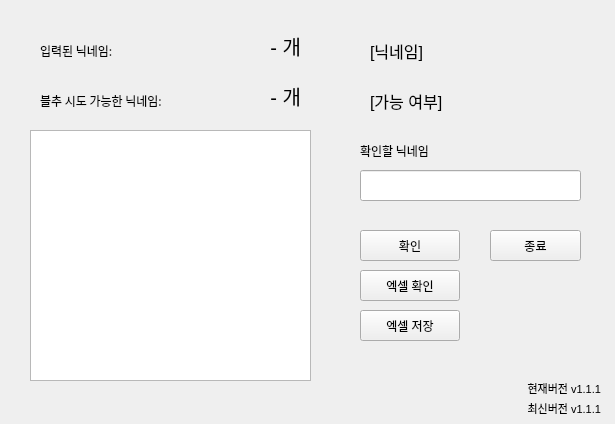
<?xml version="1.0" encoding="UTF-8"?>
<ui version="4.0">
 <class>Dialog</class>
 <widget class="QDialog" name="Dialog">
  <property name="geometry">
   <rect>
    <x>0</x>
    <y>0</y>
    <width>615</width>
    <height>424</height>
   </rect>
  </property>
  <property name="windowTitle">
   <string>Dialog</string>
  </property>
  <widget class="QPushButton" name="btn_exit">
   <property name="geometry">
    <rect>
     <x>490</x>
     <y>230</y>
     <width>91</width>
     <height>31</height>
    </rect>
   </property>
   <property name="focusPolicy">
    <enum>Qt::NoFocus</enum>
   </property>
   <property name="autoFillBackground">
    <bool>false</bool>
   </property>
   <property name="text">
    <string>종료</string>
   </property>
  </widget>
  <widget class="QLabel" name="nicknameCount">
   <property name="geometry">
    <rect>
     <x>220</x>
     <y>30</y>
     <width>81</width>
     <height>31</height>
    </rect>
   </property>
   <property name="font">
    <font>
     <pointsize>15</pointsize>
    </font>
   </property>
   <property name="layoutDirection">
    <enum>Qt::LeftToRight</enum>
   </property>
   <property name="text">
    <string>- 개</string>
   </property>
   <property name="alignment">
    <set>Qt::AlignRight|Qt::AlignTrailing|Qt::AlignVCenter</set>
   </property>
  </widget>
  <widget class="QLabel" name="label_4">
   <property name="geometry">
    <rect>
     <x>40</x>
     <y>40</y>
     <width>161</width>
     <height>21</height>
    </rect>
   </property>
   <property name="font">
    <font>
     <family>굴림</family>
     <pointsize>9</pointsize>
    </font>
   </property>
   <property name="text">
    <string>입력된 닉네임:</string>
   </property>
   <property name="textFormat">
    <enum>Qt::AutoText</enum>
   </property>
  </widget>
  <widget class="QTextBrowser" name="validList">
   <property name="geometry">
    <rect>
     <x>30</x>
     <y>130</y>
     <width>281</width>
     <height>251</height>
    </rect>
   </property>
   <property name="font">
    <font>
     <family>맑은 고딕</family>
     <pointsize>9</pointsize>
    </font>
   </property>
  </widget>
  <widget class="QPushButton" name="btn_check">
   <property name="geometry">
    <rect>
     <x>360</x>
     <y>270</y>
     <width>100</width>
     <height>31</height>
    </rect>
   </property>
   <property name="focusPolicy">
    <enum>Qt::NoFocus</enum>
   </property>
   <property name="text">
    <string>엑셀 확인</string>
   </property>
  </widget>
  <widget class="QLabel" name="label">
   <property name="geometry">
    <rect>
     <x>360</x>
     <y>140</y>
     <width>181</width>
     <height>21</height>
    </rect>
   </property>
   <property name="font">
    <font>
     <family>굴림</family>
     <pointsize>9</pointsize>
    </font>
   </property>
   <property name="text">
    <string>확인할 닉네임</string>
   </property>
   <property name="textFormat">
    <enum>Qt::AutoText</enum>
   </property>
  </widget>
  <widget class="QLineEdit" name="input_nickname">
   <property name="geometry">
    <rect>
     <x>360</x>
     <y>170</y>
     <width>221</width>
     <height>31</height>
    </rect>
   </property>
   <property name="font">
    <font>
     <family>맑은 고딕</family>
     <pointsize>9</pointsize>
    </font>
   </property>
   <property name="contextMenuPolicy">
    <enum>Qt::PreventContextMenu</enum>
   </property>
   <property name="text">
    <string/>
   </property>
   <property name="maxLength">
    <number>12</number>
   </property>
   <property name="frame">
    <bool>true</bool>
   </property>
  </widget>
  <widget class="QPushButton" name="btn_start">
   <property name="geometry">
    <rect>
     <x>360</x>
     <y>230</y>
     <width>100</width>
     <height>31</height>
    </rect>
   </property>
   <property name="focusPolicy">
    <enum>Qt::NoFocus</enum>
   </property>
   <property name="text">
    <string>확인</string>
   </property>
  </widget>
  <widget class="QLabel" name="label_5">
   <property name="geometry">
    <rect>
     <x>40</x>
     <y>90</y>
     <width>191</width>
     <height>21</height>
    </rect>
   </property>
   <property name="font">
    <font>
     <family>굴림</family>
     <pointsize>9</pointsize>
    </font>
   </property>
   <property name="text">
    <string>블추 시도 가능한 닉네임:</string>
   </property>
   <property name="textFormat">
    <enum>Qt::AutoText</enum>
   </property>
  </widget>
  <widget class="QLabel" name="validCount">
   <property name="geometry">
    <rect>
     <x>220</x>
     <y>80</y>
     <width>81</width>
     <height>31</height>
    </rect>
   </property>
   <property name="font">
    <font>
     <pointsize>15</pointsize>
    </font>
   </property>
   <property name="layoutDirection">
    <enum>Qt::LeftToRight</enum>
   </property>
   <property name="text">
    <string>- 개</string>
   </property>
   <property name="alignment">
    <set>Qt::AlignRight|Qt::AlignTrailing|Qt::AlignVCenter</set>
   </property>
  </widget>
  <widget class="QLabel" name="label_nickname">
   <property name="geometry">
    <rect>
     <x>370</x>
     <y>30</y>
     <width>191</width>
     <height>41</height>
    </rect>
   </property>
   <property name="font">
    <font>
     <pointsize>12</pointsize>
    </font>
   </property>
   <property name="text">
    <string>[닉네임]</string>
   </property>
  </widget>
  <widget class="QLabel" name="label_valid">
   <property name="geometry">
    <rect>
     <x>370</x>
     <y>80</y>
     <width>191</width>
     <height>41</height>
    </rect>
   </property>
   <property name="font">
    <font>
     <pointsize>12</pointsize>
    </font>
   </property>
   <property name="text">
    <string>[가능 여부]</string>
   </property>
  </widget>
  <widget class="QPushButton" name="btn_save">
   <property name="geometry">
    <rect>
     <x>360</x>
     <y>310</y>
     <width>100</width>
     <height>31</height>
    </rect>
   </property>
   <property name="focusPolicy">
    <enum>Qt::NoFocus</enum>
   </property>
   <property name="text">
    <string>엑셀 저장</string>
   </property>
  </widget>
  <widget class="QLabel" name="label_version">
   <property name="geometry">
    <rect>
     <x>480</x>
     <y>380</y>
     <width>121</width>
     <height>16</height>
    </rect>
   </property>
   <property name="font">
    <font>
     <family>Arial</family>
     <pointsize>8</pointsize>
    </font>
   </property>
   <property name="layoutDirection">
    <enum>Qt::LeftToRight</enum>
   </property>
   <property name="text">
    <string>현재버전 v1.1.1</string>
   </property>
   <property name="alignment">
    <set>Qt::AlignRight|Qt::AlignTrailing|Qt::AlignVCenter</set>
   </property>
  </widget>
  <widget class="QLabel" name="label_latestVersion">
   <property name="geometry">
    <rect>
     <x>480</x>
     <y>400</y>
     <width>121</width>
     <height>16</height>
    </rect>
   </property>
   <property name="font">
    <font>
     <family>Arial</family>
     <pointsize>8</pointsize>
    </font>
   </property>
   <property name="layoutDirection">
    <enum>Qt::LeftToRight</enum>
   </property>
   <property name="text">
    <string>최신버전 v1.1.1</string>
   </property>
   <property name="alignment">
    <set>Qt::AlignRight|Qt::AlignTrailing|Qt::AlignVCenter</set>
   </property>
  </widget>
 </widget>
 <resources/>
 <connections/>
</ui>
